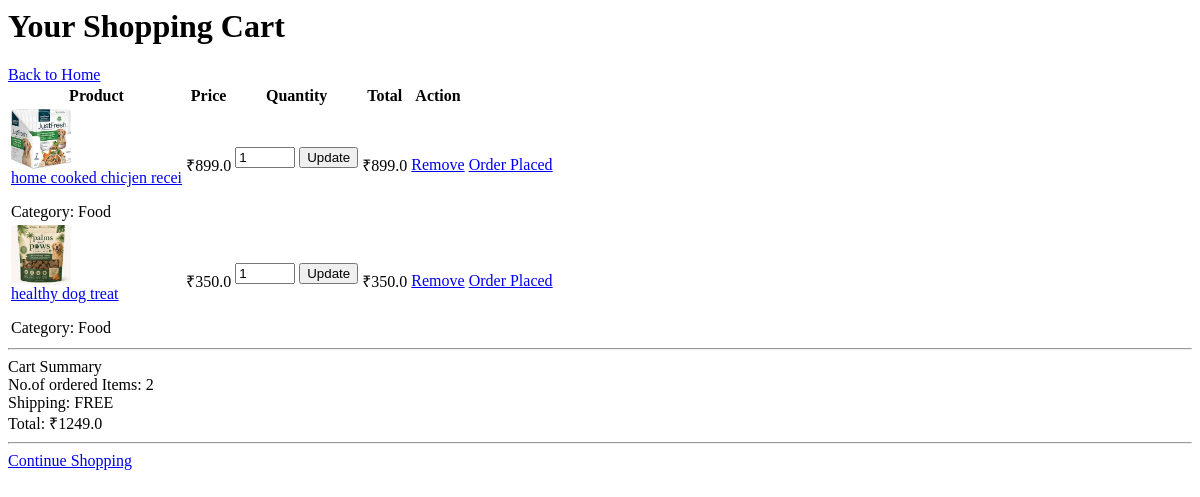
The app's page /petshop/usercart (signed in), older data.
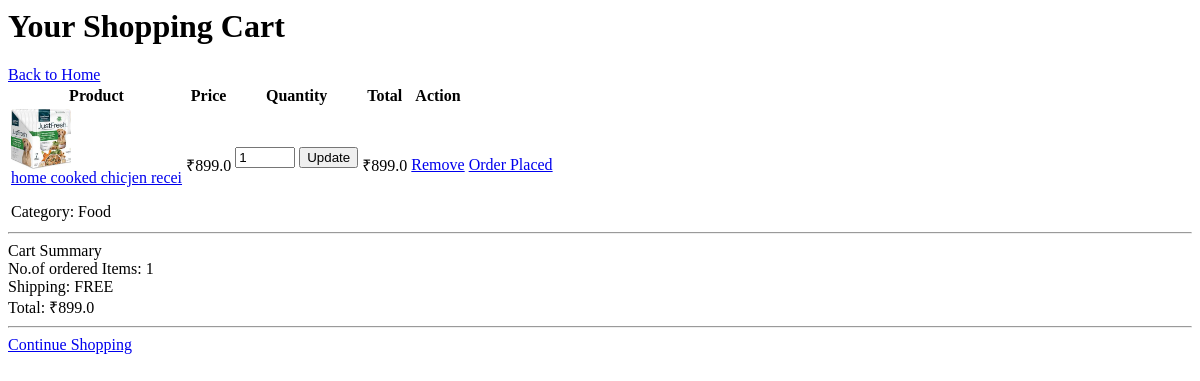
The same page, newer data.
### pet_ecommerce/models.py (models this page shows, shortened)
class Cart_item(models.Model):
    cart=models.ForeignKey(Cart,on_delete=models.CASCADE,related_name='items')
    product=models.ForeignKey(Product,on_delete=models.CASCADE)
    quantity=models.PositiveIntegerField(default=1)
    @property
    def total_price(self):
        return self.quantity * self.product.price

class Product(models.Model):
    user = models.ForeignKey(
        CustomUser,
        on_delete=models.CASCADE)
    name=models.CharField(max_length=25)
    price=models.FloatField()
    img = models.ImageField(upload_to='products')
    cat = models.ForeignKey(Category_product,on_delete=models.CASCADE,null=True)
    stock=models.IntegerField()
    size=models.IntegerField()
    pro_desc=models.TextField(blank=True)

class Category_product(models.Model):
    name=models.CharField(max_length=20)
    image=models.ImageField(upload_to='catgory_shop')

### pet_ecommerce/views.py (the view)
# urls.py: path('usercart',user_cart,name='user_cart'),
@login_required(login_url='/accounts/login')
def user_cart(request):
  if request.user.role not in ['user', 'donor']:
   return redirect('Error')
  user_cart,created=Cart.objects.get_or_create(user=request.user)
  cart_items = user_cart.items.select_related('product')
  grand_total = sum(item.quantity * item.product.price for item in cart_items)
  context= {
            'cart_items': cart_items,
            'grand_total': grand_total
    }
  return render(request,'cart.html',context)

### Templates/cart.html (shortened to what the changed rows need)
{% load static %}
<link rel="stylesheet" href="{% static 'css/cart.css' %}">
<div class="container py-4">
    <div class="cart-container">
        <div class="d-flex justify-content-between align-items-center flex-wrap mb-4">
            <h1 class="cart-title mb-0">Your Shopping Cart</h1>
        </div>
        {% if cart_items %}
        <div class="row g-4">
            <div class="col-lg-8">
                <div class="table-responsive shadow-sm rounded">
                    <table class="table align-middle cart-table mb-0">
                        <thead class="table-dark">
                            <tr>
                                <th>Product</th>
                                <th>Price</th>
                                <th>Quantity</th>
                                <th>Total</th>
                                <th class="text-center">Action</th>
                            </tr>
                        </thead>
                        <tbody>
                        {% for item in cart_items %}
                        <tr>
                            <td>
                                <div class="d-flex align-items-center gap-3 flex-wrap">
                                    {% if item.product.img %}
                                        <img src="{{ item.product.img.url }}"
                                             class="cart-item-img"
                                             style="width:60px;height:60px;object-fit:cover;border-radius:4px;">
                                    {% else %}
                                        <div class="d-flex align-items-center justify-content-center bg-light text-muted"
                                             style="width:60px;height:60px;border:1px dashed #ccc;">
                                            No Image
                                        </div>
                                    {% endif %}
                                    <div>
                                        <a href="{% url 'one_product_details' item.product.id %}"
                                           class="fw-bold text-decoration-none text-dark d-block">
                                            {{ item.product.name }}
                                        </a>
                                        {% if item.product.cat %}
                                        <p class="mb-0 text-muted small">
                                            Category: {{ item.product.cat.name }}
                                        </p>
                                        {% endif %}
                                    </div>
                                </div>
                            </td>
                            <td>₹{{ item.product.price }}</td>
                            <td>
                                <form method="POST"
                                      action="{% url 'update_cart' item.id %}">
                                        <input type="number"
                                               name="quantity"
                                               value="{{ item.quantity }}"
                                               min="1"
                                               class="form-control text-center mx-1"
                                               style="width:60px;"
                                               max="10">
                                        <button type="submit"
                                                class="btn btn-sm btn-success ms-2">
                                            Update
                                        </button>
                                    </div>
                            <td class="fw-bold">
                                ₹{{ item.total_price }}
                            </td>
                            <td class="text-center">
                                <a href="{% url 'cart_item_remove' item.id %}"
                                   class="btn btn-sm btn-danger">
                                    Remove
                                </a>
                            </td>
                                <td class="text-center">
                                <a href="{% url 'order_placed'  %}"
                                   class="btn btn-sm btn-danger">
                                  Order Placed
                                </a>
                            </td>
                        {% endfor %}
                </div>
            </div>
     <hr>
            <div class="col-lg-4">
                <div class="card shadow-sm border-0 sticky-top" style="top:20px;">
                    <div class="card-header bg-primary text-white fw-bold py-3">
                        Cart Summary
                    </div>
                    <div class="card-body">
                        <div class="d-flex justify-content-between mb-2">
                            <span class="text-muted">No.of ordered Items:</span>
                            <span class="fw-bold">{{ cart_items|length }}</span>
                        </div>
                        <div class="d-flex justify-content-between mb-3">
                            <span class="text-muted">Shipping:</span>
                            <span class="text-success fw-bold">FREE</span>
                        </div>
                        <div class="d-flex justify-content-between fw-bold fs-5 mb-4">
                            <span>Total:</span>
                            <span class="text-primary">₹{{ grand_total }}</span>
                        </div>
                    <hr>
                        <a href="{% url 'allhome' %}"
                           class="btn btn-outline-secondary w-100">
                            Continue Shopping
                        </a>
                    </div>
                </div>
            </div>
        </div>
        {% endif %}
    </div>

Row changes from the older to the newer data that the page shows:
removed Cart_item: product.img (picture), product.name "healthy dog treat", product.cat.name "Food", product.price "350.0", quantity "1", total_price "350.0"
Text that changed along with them:
{{ cart_items|length }}: "2" → "1"
{{ grand_total }}: "1249.0" → "899.0"
